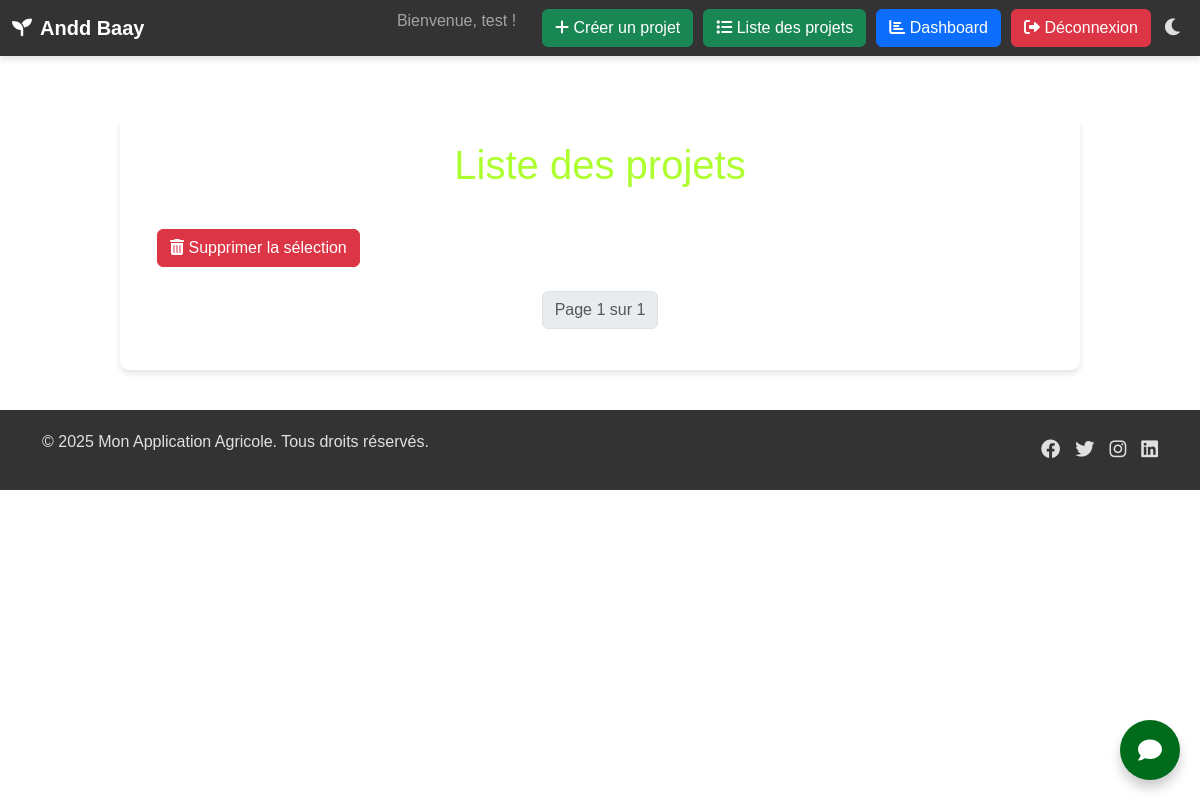
The app's page /liste-projets/ (signed in), older data.
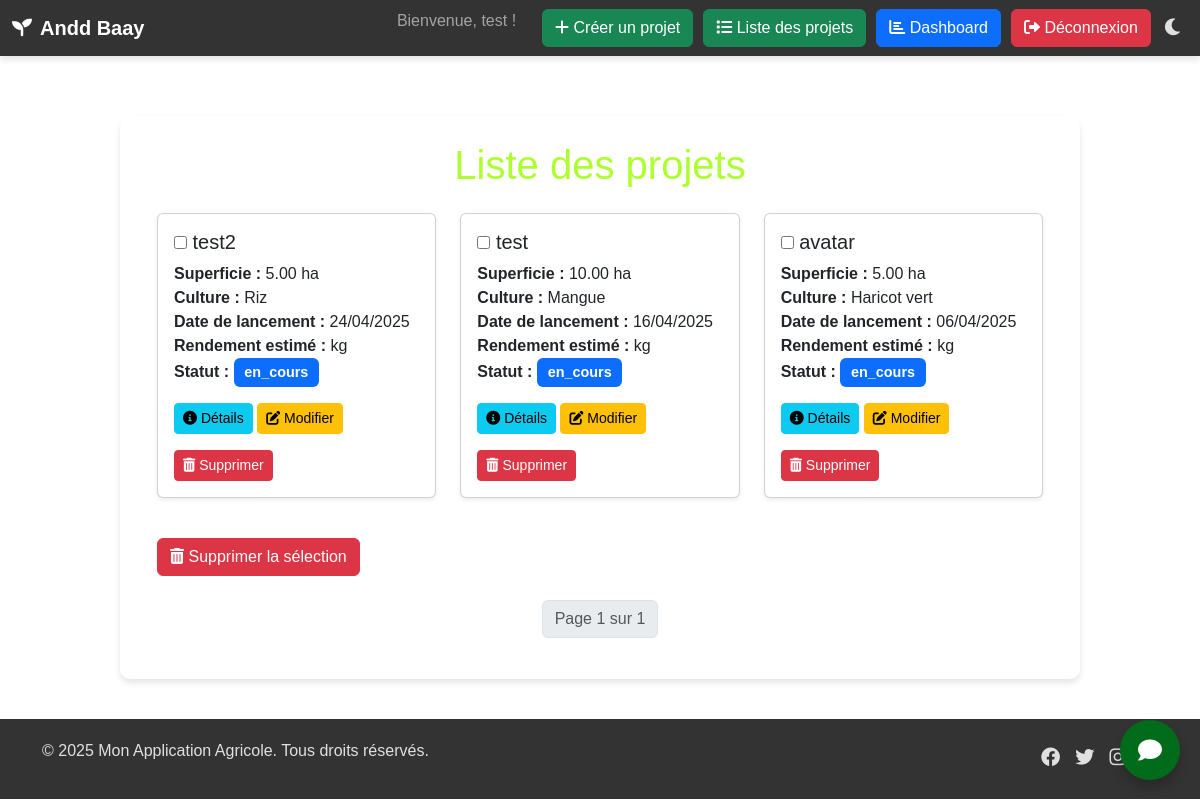
The same page, newer data.
### baay/models.py (models this page shows, shortened)
class Projet(models.Model):
    STATUT_CHOICES = [
        ('en_cours', 'En cours'),
        ('en_pause', 'En pause'),
        ('fini', 'Fini'),
    ]
    id = models.UUIDField(primary_key=True, default=uuid.uuid4, editable=False)
    nom = models.CharField(max_length=200)
    statut = models.CharField(max_length=20, choices=STATUT_CHOICES, default='en_cours')
    utilisateur = models.ForeignKey(Profile, on_delete=models.CASCADE)
    culture = models.ForeignKey(ProduitAgricole, on_delete=models.CASCADE)
    localite = models.ForeignKey(Localite, on_delete=models.CASCADE)
    superficie = models.DecimalField(max_digits=10, decimal_places=2)
    date_lancement = models.DateField()
    rendement_estime = models.DecimalField(max_digits=10, decimal_places=2, null=True, blank=True)

class ProduitAgricole(models.Model):
    STATUTS = {
        'En croissance': 'bg-success',
        'Récolté': 'bg-primary',
        'Problème': 'bg-danger',
        'Autre': 'bg-secondary'
    }
    id = models.UUIDField(primary_key=True, editable=False)
    nom = models.CharField(max_length=100, unique=True)
    description = models.TextField(blank=True, null=True)
    saison = models.CharField(max_length=50, blank=True, null=True)
    prix_par_kg = models.DecimalField(max_digits=10, decimal_places=2, blank=True, null=True)
    apport_nutritionnel = models.TextField(blank=True, null=True)
    quantite_disponible = models.DecimalField(max_digits=10, decimal_places=2, blank=True, null=True)
    periode_recolte = models.CharField(max_length=100, blank=True, null=True)
    duree_avant_recolte = models.IntegerField(blank=True, null=True)
    rendement_moyen = models.DecimalField(max_digits=10, decimal_places=2, blank=True, null=True)
    etat = models.CharField(max_length=100, choices= STATUTS, default='En croissance')

### baay/views.py (the view)
# urls.py: path('liste-projets/', views.liste_projets, name='liste_projets'),
@login_required
def liste_projets(request):
    projets_list = Projet.objects.filter(utilisateur=request.user.profile).order_by('-date_lancement')  # Ordonner par date de lancement
    paginator = Paginator(projets_list, 10)  # Affichez 10 projets par page
    page_number = request.GET.get('page')
    projets = paginator.get_page(page_number)
    return render(request, 'projets/liste_projets.html', {'projets': projets})

### templates/projets/liste_projets.html (shortened to what this page needs)
{% extends 'base.html' %}
{% block content %}
<div class="container animate__animated animate__fadeIn">
    <h1 class="text-center mb-4" style="border-radius: 15px;">Liste des projets</h1>
    <form id="delete-form" method="POST" action="{% url 'supprimer_projets' %}">
        <div class="row">
            {% for projet in projets %}
            <div class="col-md-4 mb-4">
                <div class="card h-100 shadow-sm animate__animated animate__fadeInUp">
                    <div class="card-body">
                        <h5 class="card-title">
                            <input type="checkbox" height="50px" width="50px" name="projets" value="{{ projet.id }}"> {{ projet.nom }}
                        </h5>
                        <p class="card-text">
                            <strong>Superficie :</strong> {{ projet.superficie }} ha<br>
                            <strong>Culture :</strong> {{ projet.culture.nom }}<br>
                            <strong>Date de lancement :</strong> {{ projet.date_lancement|date:"d/m/Y" }}<br>
                            <strong>Rendement estimé :</strong> {{ PredictionRendement.rendement_estime }} kg<br>
                            <strong>Statut :</strong>
                            <span class="badge
                                {% if projet.statut == 'en_cours' %}bg-primary
                                {% elif projet.statut == 'fini' %}bg-success
                                {% elif projet.statut == 'en_pause' %}bg-warning
                                {% else %}bg-secondary
                                {% endif %}">
                                {{ projet.statut }}
                            </span>
                        </p>
                        <a href="{% url 'detail_projet' projet.id %}" class="btn btn-info btn-sm">
                            <i class="fas fa-info-circle"></i> Détails
                        </a>
                        <a href="{% url 'modifier_projet' projet.id %}" class="btn btn-warning btn-sm">
                            <i class="fas fa-edit"></i> Modifier
                        </a>
                        <a href="{% url 'supprimer_projet' projet.id %}" class="btn btn-danger btn-sm" onclick="return confirm('Confirmer la suppression de ce projet ?');">
                            <i class="fas fa-trash-alt"></i> Supprimer
                        </a>
                    </div>
                </div>
            </div>
            {% endfor %}
        </div>
        <button type="submit" class="btn btn-danger mt-3" onclick="return confirm('Confirmer la suppression des projets sélectionnés ?');">
            <i class="fas fa-trash-alt"></i> Supprimer la sélection
        </button>
    </form>
    <nav aria-label="Page navigation" class="mt-4">
        <ul class="pagination justify-content-center">
            <li class="page-item disabled">
                <span class="page-link">Page {{ projets.number }} sur {{ projets.paginator.num_pages }}</span>
            </li>
        </ul>
    </nav>
</div>
{% endblock %}

### templates/base.html (shortened to what this page needs)
{% load static %}
<!DOCTYPE html>
<html lang="fr">
<head>
    <link href="https://cdn.jsdelivr.net/npm/bootstrap@5.3.0/dist/css/bootstrap.min.css" rel="stylesheet" />
    <link href="https://cdnjs.cloudflare.com/ajax/libs/font-awesome/6.0.0/css/all.min.css" rel="stylesheet" />
    <link href="https://cdnjs.cloudflare.com/ajax/libs/animate.css/4.1.1/animate.min.css" rel="stylesheet" />
    <link href="https://unpkg.com/leaflet@1.9.4/dist/leaflet.css" rel="stylesheet" />
</head>
<body">
    <nav class="navbar navbar-expand-lg navbar-dark animate__animated animate__fadeInDown">
        <div class="container-fluid">
            <a class="navbar-brand" href="{% url 'home' %}">
                <i class="fas fa-seedling animate__animated animate__bounceIn" aria-hidden="true"></i>
                <span>Andd Baay</span>
            </a>
            <div class="collapse navbar-collapse" id="navbarNav">
                <ul class="navbar-nav ms-auto">
                    {% if user.is_authenticated %}
                        <li class="nav-item"><span class="navbar-text me-3">Bienvenue, {{ user.username }} !</span></li>
                        <li class="nav-item"><a class="btn btn-success btn-nav" href="{% url 'creer_projet' %}"><i class="fas fa-plus"></i> Créer un projet</a></li>
                        <li class="nav-item"><a class="btn btn-success btn-nav" href="{% url 'liste_projets' %}"><i class="fas fa-list"></i> Liste des projets</a></li>
                        <li class="nav-item"><a class="btn btn-primary btn-nav" href="{% url 'dashboard' %}"><i class="fas fa-chart-bar"></i> Dashboard</a></li>
                        <li class="nav-item"><a class="btn btn-danger btn-nav" href="{% url 'logout' %}"><i class="fas fa-sign-out-alt"></i> Déconnexion</a></li>
                    {% else %}
                        <li class="nav-item"><a class="btn btn-primary btn-nav" href="{% url 'login' %}"><i class="fas fa-sign-in-alt"></i> Connexion</a></li>
                        <li class="nav-item"><a class="btn btn-success btn-nav" href="{% url 'register' %}"><i class="fas fa-user-plus"></i> Inscription</a></li>
                    {% endif %}
                    <li class="nav-item ms-2">
                        <button id="themeToggle" class="theme-toggle"><i class="fas fa-moon" id="darkIcon"></i></button>
                    </li>
                </ul>
            </div>
        </div>
    </nav>
    <main>
        <div class="main-container animate__animated animate__fadeInUp">
            {% block content %}
            {% endblock %}
        </div>
    </main>
    <footer>
        <div class="container">
            <div class="footer-content">
                <p>&copy; {% now "Y" %} Mon Application Agricole. Tous droits réservés.</p>
                <div class="social-links">
                    <a href="#" aria-label="Facebook"><i class="fab fa-facebook"></i></a>
                    <a href="#" aria-label="Twitter"><i class="fab fa-twitter"></i></a>
                    <a href="#" aria-label="Instagram"><i class="fab fa-instagram"></i></a>
                    <a href="#" aria-label="LinkedIn"><i class="fab fa-linkedin"></i></a>
                </div>
            </div>
        </div>
    </footer>
    <div class="chat-bubble-container">
        <div class="chat-bubble" id="chatBubble">
            <i class="fas fa-comment chat-icon"></i>
        </div>
    </div>
</body>
</html>

### templates/projets/liste_projets.html (style rules this page uses)
.card { transition: transform 0.3s ease, box-shadow 0.3s ease; background-color: rgba(255, 255, 255, 0.7); ; }
.badge { font-size: 0.9em; padding: 0.5em 0.75em; }
.pagination .page-link { margin: 0 5px; border-radius: 5px; transition: background-color 0.3s ease, color 0.3s ease; }

Row changes from the older to the newer data that the page shows:
added Projet: nom "test2", superficie "5.00", culture.nom "Riz", date_lancement "24/04/2025", statut "en_cours"
added Projet: nom "test", superficie "10.00", culture.nom "Mangue", date_lancement "16/04/2025", statut "en_cours"
added Projet: nom "avatar", superficie "5.00", culture.nom "Haricot vert", date_lancement "06/04/2025", statut "en_cours"
